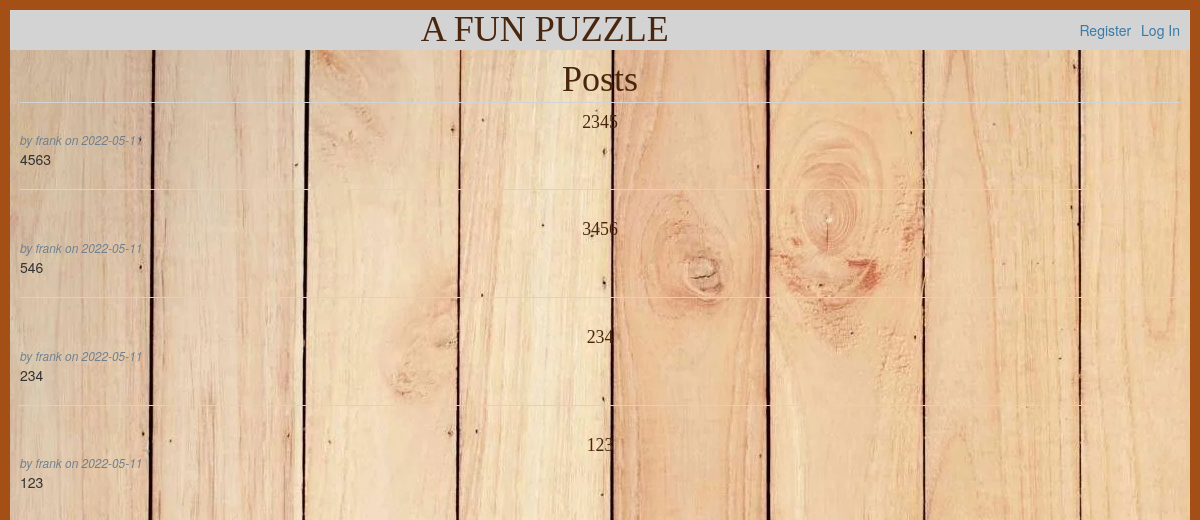
The page / on the database its author committed.
### tables this page shows
CREATE TABLE post (
  id INTEGER PRIMARY KEY AUTOINCREMENT,
  author_id INTEGER NOT NULL,
  created TIMESTAMP NOT NULL DEFAULT CURRENT_TIMESTAMP,
  title TEXT NOT NULL,
  body TEXT NOT NULL,
  FOREIGN KEY (author_id) REFERENCES user (id)
);

CREATE TABLE user (
  id INTEGER PRIMARY KEY AUTOINCREMENT,
  username TEXT UNIQUE NOT NULL,
  password TEXT NOT NULL
);

### flaskapp/blog.py (the view)
@bp.route('/')
def index():
    db = get_db()
    posts = db.execute(
        'SELECT p.id, title, body, created, author_id, username'
        ' FROM post p JOIN user u ON p.author_id = u.id'
        ' ORDER BY created DESC'
    ).fetchall()
    return render_template('blog/index.html', posts=posts)

### flaskapp/auth.py (called while the page is built)
@bp.before_app_request
def load_logged_in_user():
    user_id = session.get('user_id')
    if user_id is None:
        g.user = None
    else:
        g.user = get_db().execute(
            'SELECT * FROM user WHERE id = ?', (user_id,)
        ).fetchone()

### flaskapp/db.py (called while the page is built)
def get_db():
    if 'db' not in g:
        g.db = sqlite3.connect(
            current_app.config['DATABASE'],
            detect_types=sqlite3.PARSE_DECLTYPES
        )
        g.db.row_factory = sqlite3.Row
    return g.db

### flaskapp/templates/blog/index.html (shortened to what this page needs)
{% extends 'base.html' %}
{% block header %}
  <h1>{% block title %}Posts{% endblock %}</h1>
{% endblock %}
{% block content %}
  {% for post in posts %}
    <article class="post">
      <header>
        <div>
          <h1>{{ post['title'] }}</h1>
          <div class="about">by {{ post['username'] }} on {{ post['created'].strftime('%Y-%m-%d') }}</div>
        </div>
      </header>
      <p class="body">{{ post['body'] }}</p>
    </article>
    {% if not loop.last %}
      <hr>
    {% endif %}
  {% endfor %}
{% endblock %}

### flaskapp/static/css/style.css (style rules this page uses)
h1 { text-align: center; font-family: serif; color: #49260d; margin: 1rem 0; }
hr { border: none; border-top: 1px solid lightgray; }
.content>header h1 { flex: auto; margin: 1rem 0 0.25rem 0; }
.post>header { display: flex; align-items: flex-end; font-size: 0.85em; }
.post>header>div:first-of-type { flex: auto; }
.post>header h1 { font-size: 1.5em; margin-bottom: 0; }
.post .about { color: slategray; font-style: italic; }
.post .body { white-space: pre-line; }

### rows shown on the page
post: title "2345", username "frank", created "2022-05-11", body "4563"
post: title "3456", username "frank", created "2022-05-11", body "546"
post: title "234", username "frank", created "2022-05-11", body "234"
post: title "123", username "frank", created "2022-05-11", body "123"
